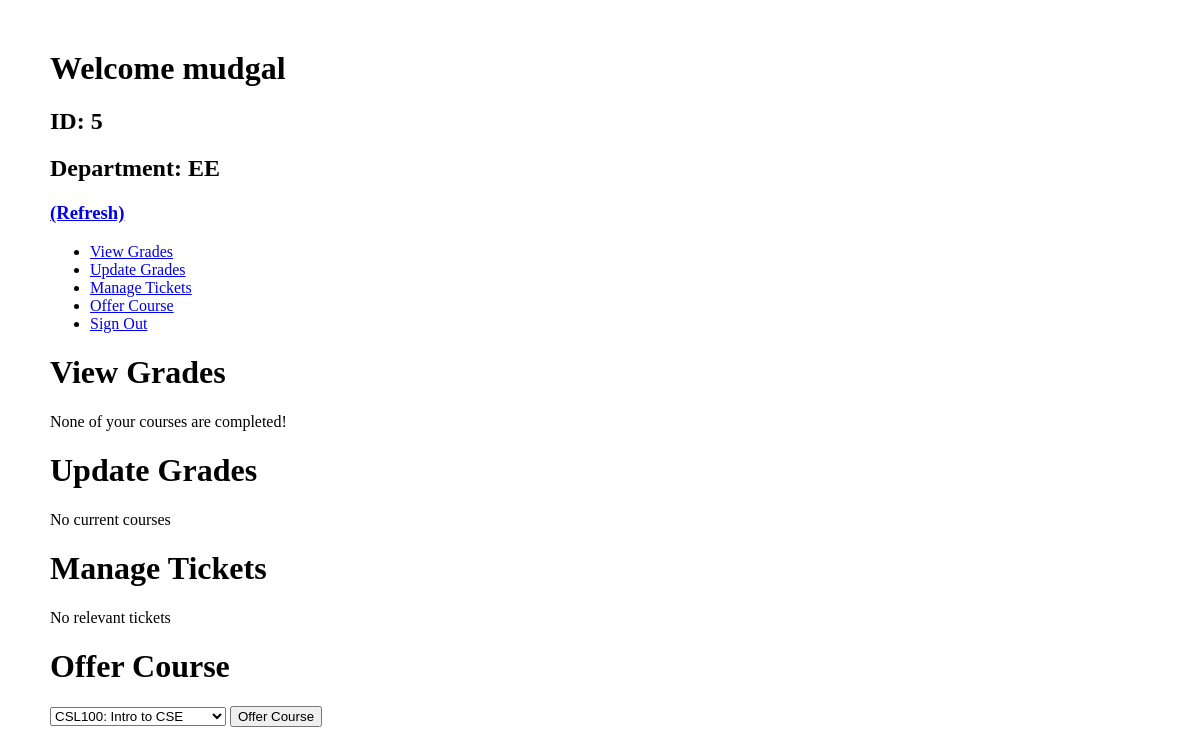
/teachers.php (signed in), run on an earlier commit of the app's database.
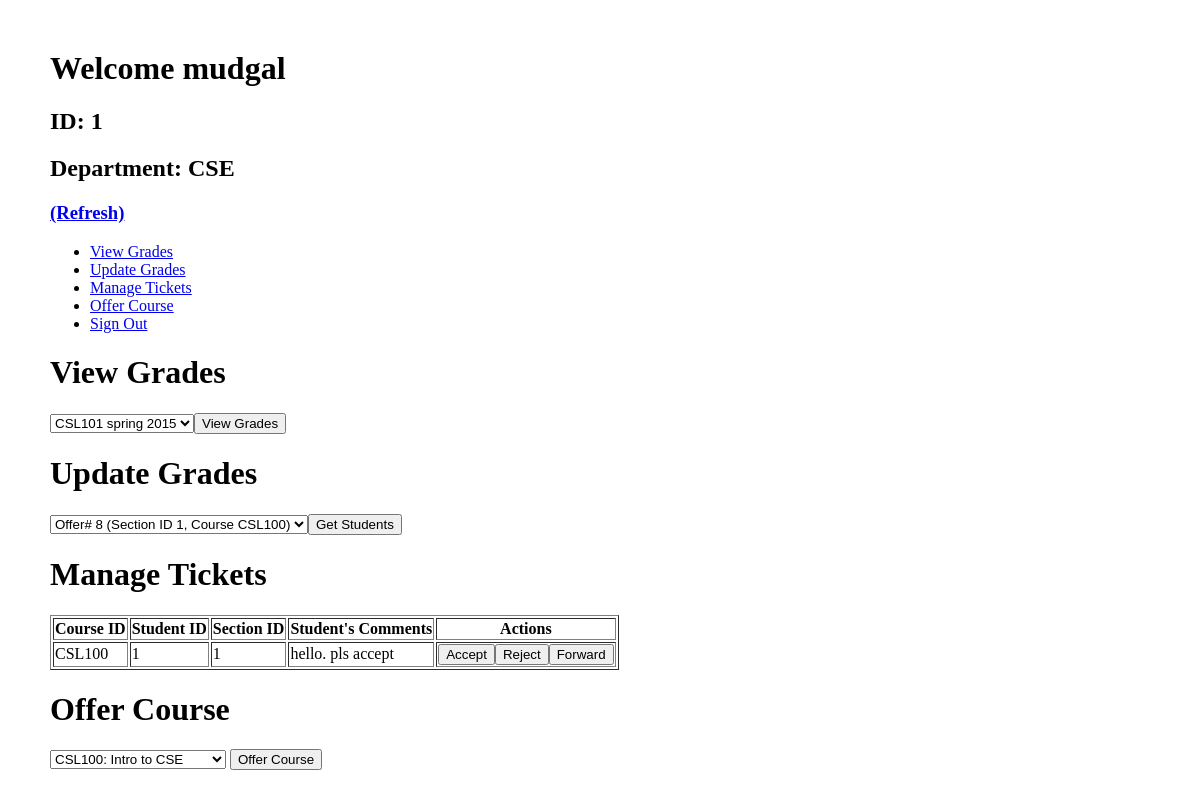
And on a later commit of the database.
### tables this page shows
CREATE TABLE IF NOT EXISTS `faculty` (
  `Faculty_ID` int(11) NOT NULL AUTO_INCREMENT,
  `Name` varchar(100) NOT NULL,
  `Department` varchar(100) NOT NULL,
  PRIMARY KEY (`Faculty_ID`),
  KEY `Department` (`Department`)
);

CREATE TABLE IF NOT EXISTS `ticket` (
  `Offer_ID` int(11) NOT NULL,
  `Student_ID` int(11) NOT NULL,
  `Status` int(11) NOT NULL,
  `Comment` text NOT NULL,
  PRIMARY KEY (`Offer_ID`,`Student_ID`),
  KEY `Student_ID` (`Student_ID`)
);

CREATE TABLE IF NOT EXISTS `offers` (
  `Course_ID` varchar(100) NOT NULL,
  `Faculty_ID` int(11) NOT NULL,
  `Offer_ID` int(11) NOT NULL AUTO_INCREMENT,
  `section_ID` int(11) NOT NULL,
  `Minimum_CGPA` int(11) NOT NULL DEFAULT '0',
  `Completed` int(11) NOT NULL DEFAULT '0',
  PRIMARY KEY (`Offer_ID`,`Course_ID`,`Faculty_ID`),
  KEY `section_att` (`section_ID`),
  KEY `Faculty_ID` (`Faculty_ID`),
  KEY `Course_ID` (`Course_ID`)
);

### session.php (called while the page is built, shortened)
<?php
   include('config.php');
   $user_check = $_SESSION['login_user'];
   $ses_sql = mysqli_query($db,"select username from admin where username = '$user_check' ");
   $row = mysqli_fetch_array($ses_sql,MYSQLI_ASSOC);
   $login_session = $row['username'];
?>

### teachers.php (the view, shortened to what this page needs)
<?php
    include('session.php');
?>
    <html>
    <head>
    </head>
    <body style="margin:50px;">
        <h1>Welcome
            <?php
                echo $login_session;
                $sql = "SELECT * FROM faculty WHERE faculty_id = " . $_SESSION["id"];
                $result = mysqli_query($db, $sql);
                $row = mysqli_fetch_array($result, MYSQLI_ASSOC);
                echo '<h2>ID: ' . $row['Faculty_ID'] . '</h2>';
                echo '<h2>Department: ' . $row['Department'] . '</h2>';
            ?>
        </h1>
        <h3><a href=".">(Refresh)</a></h3>
        <ul>
            <li class="active">
                <a href="#view_grade">View Grades</a>
            </li>
            <li>
                <a href="#update_grade">Update Grades</a>
            </li>
            <li>
                <a href="#manage_tickets">Manage Tickets</a>
            </li>
            <li>
                <a href="#offer_course">Offer Course</a>
            </li>
            <li>
                <a href="logout.php">Sign Out</a>
            </li>
        </ul>
        <div id="view_grade">
            <h1>View Grades</h1>
            <form action="#" method="post">
                <?php
                        $sql = "SELECT DISTINCT course_id, semester, year FROM completed WHERE faculty_id = " . $_SESSION["id"];
                        $result = mysqli_query($db, $sql);
                        if ($result && $result->num_rows>0) {
                            echo '<select name="viewgrades">';
                            while($row = mysqli_fetch_array($result, MYSQLI_ASSOC)){
                                echo '<option value="'.$row["course_id"].','.$row["semester"] .',' . $row["year"] . '">';
                                echo implode(' ', $row);
                                echo '</option>';
                            }
                            echo '</select>';
                            echo '<input type="submit" name="view" value="View Grades" />';
                        } else {
                            echo 'None of your courses are completed!';
                        }
                    ?>
            </form>
        </div>
        <div id="update_grade">
            <h1>Update Grades</h1>
            <form action="#" method="post">
                <?php
                        $sql = "SELECT * FROM offers WHERE completed=0 and faculty_id = ".$_SESSION["id"];
                        $result = mysqli_query($db, $sql);
                        if ($result && $result->num_rows>0) {
                            echo '<select name="getcourse">';
                            while ($row = mysqli_fetch_array($result, MYSQLI_ASSOC)){
                                echo '<option value='.$row["Offer_ID"].'>';
                                echo "Offer# " . $row["Offer_ID"] . " (Section ID ".$row["section_ID"].", Course ".$row["Course_ID"].")";
                                echo '</option>';
                            }
                            echo '</select>';
                            echo '<input type="submit" name="get" value="Get Students" />';
                        } else {
                            echo "No current courses";
                        }
                    ?>
            </form>
        </div>
        <div id="manage_tickets">
            <h1>Manage Tickets</h1>
            <?php
                $sql = "SELECT * FROM ticket, offers WHERE status = ".TICKET_JUST_GENERATED." AND faculty_id = " . $_SESSION["id"] . " AND offers.offer_ID = ticket.offer_id";
                $result = mysqli_query($db, $sql);
                if ($result && $result->num_rows>0) {
                    echo '<form action="#" method="post"><table border=1><thead><tr><th>Course ID</th><th>Student ID</th><th>Section ID</th><th>Student\'s Comments</th><th>Actions</th></tr></thead><tbody>';
                    while ($row = mysqli_fetch_array($result, MYSQLI_ASSOC)) {
                        echo '<tr>';
                        echo '<td>' . $row["Course_ID"] . '</td>';
                        echo '<td>' . $row["Student_ID"] . '</td>';
                        echo '<td>' . $row["section_ID"] . '</td>';
                        echo '<td>' . $row["Comment"] . '</td>';
                        echo '<td>';
                            echo '<input type="submit" name="action" value="Accept"/>';
                            echo '<input type="submit" name="action" value="Reject"/>';
                            echo '<input type="submit" name="action" value="Forward"/>';
                        echo '</td>';
                        echo '</tr>';
                    }
                    echo '</tbody></table></form>';
                } else {
                    echo "No relevant tickets";
                }
            ?>
        </div>
        <div id="offer_course">
            <h1>Offer Course</h1>
            <form action="#" method="post">
                <?php
                        $sql = "SELECT * FROM courses";
                        $result = mysqli_query($db, $sql);
                        if ($result && $result->num_rows>0){
                            echo '<select name="offercourse">';
                            while ($row = mysqli_fetch_array($result, MYSQLI_ASSOC)){
                                echo '<option value='.$row["Course_ID"].'>'.$row["Course_ID"].': '.$row["Name"].'</option>';
                            }
                            echo '</select>';
                        } else {
                            echo "No courses";
                        }
                    ?>
                    <input type="submit" name="offer" value="Offer Course" />
            </form>
        </div>
    </body>
    </html>

What changed in the data, as far as the page shows it:
no longer on this page (row unchanged): faculty: Faculty_ID "5", Department "EE"
now on this page (row unchanged): faculty: Faculty_ID "1", Department "CSE"
added ticket: offers.Course_ID "CSL100", Student_ID "1", offers.section_ID "1", Comment "hello. pls accept"
Also different on the page:
form field viewgrades: (not shown) → "CSL101 spring 2015"
form field view: (not shown) → "View Grades"
form field getcourse: (not shown) → "Offer# 8 (Section ID 1, Course CSL100)"
form field get: (not shown) → "Get Students"
text no longer shown: "None of your courses are completed! No current courses No relevant tickets"
text now shown: "Course ID Student ID Section ID Student ' s Comments Actions"
